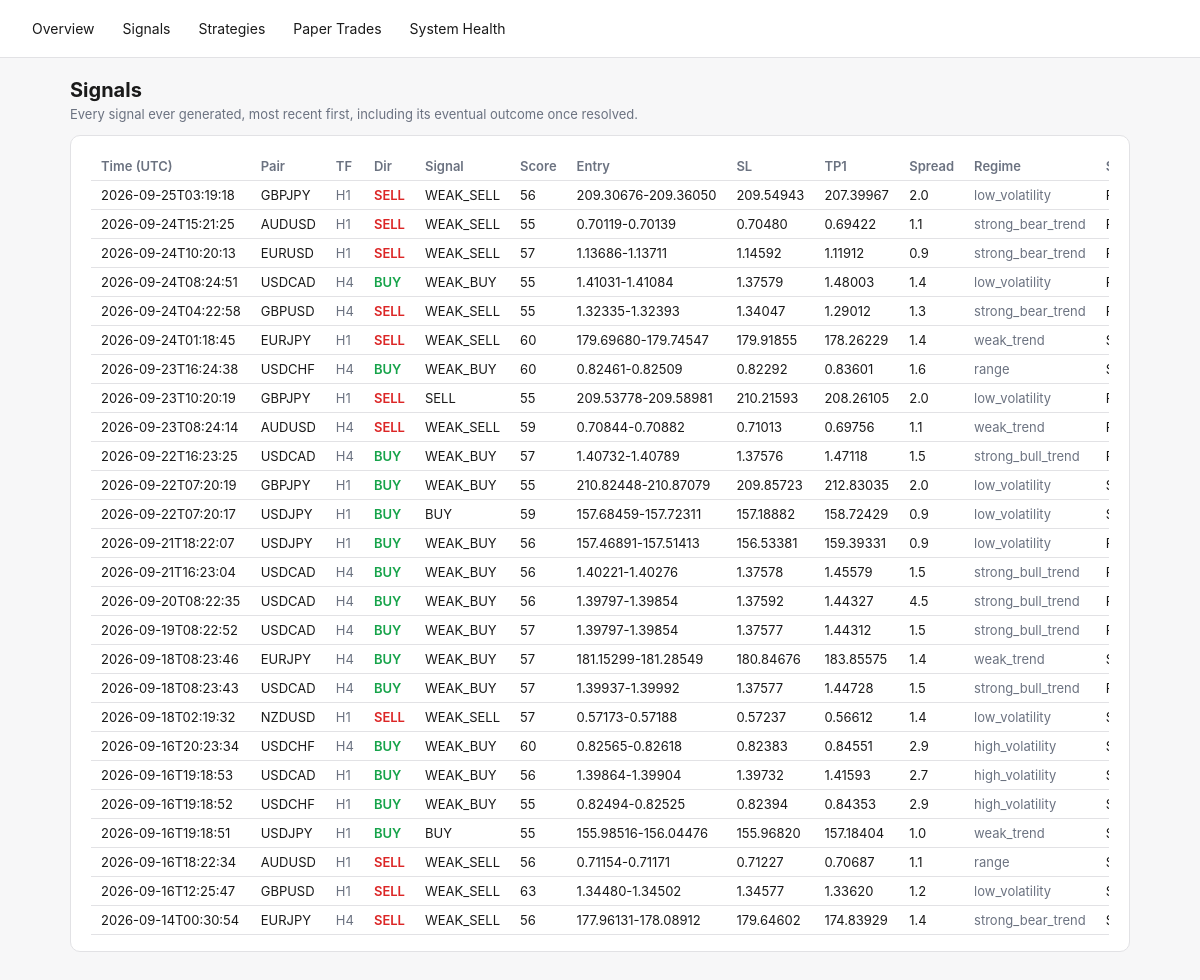
The app's page /signals with its own data.
### tables this page shows
CREATE TABLE signals (
    id TEXT PRIMARY KEY,
    pair TEXT NOT NULL,
    direction TEXT NOT NULL,
    overall_signal TEXT NOT NULL,
    score REAL NOT NULL,
    entry_low REAL, entry_high REAL, stop_loss REAL,
    take_profit_1 REAL, take_profit_2 REAL,
    spread_pips REAL,
    regime TEXT,
    strategies_agree_json TEXT,
    reason TEXT,
    status TEXT NOT NULL DEFAULT 'PENDING',
    created_at TEXT NOT NULL
, timeframe TEXT NOT NULL DEFAULT 'H4');

CREATE TABLE signal_outcomes (
    signal_id TEXT PRIMARY KEY REFERENCES signals(id),
    resolved_at TEXT,
    outcome TEXT,          -- TP | SL | EXPIRED | INVALIDATED
    exit_price REAL,
    pnl_r REAL
);

### fx_engine/dashboard.py (the view)
    @app.route("/signals")
    def signals_page():
        return render_template("signals.html", signals=get_db().recent_signals(limit=200))

### fx_engine/db.py (called while the page is built)
    @contextmanager
    def _conn(self):
        conn = sqlite3.connect(self.path)
        conn.row_factory = sqlite3.Row
        try:
            yield conn
            conn.commit()
        finally:
            conn.close()

    def recent_signals(self, limit: int = 50) -> list[dict]:
        with self._conn() as conn:
            rows = conn.execute(
                """SELECT s.*, o.outcome, o.pnl_r AS outcome_pnl_r, o.exit_price AS outcome_exit_price
                   FROM signals s LEFT JOIN signal_outcomes o ON o.signal_id = s.id
                   ORDER BY s.created_at DESC LIMIT ?""",
                (limit,),
            ).fetchall()
        return [dict(r) for r in rows]

### fx_engine/templates/signals.html (shortened to what this page needs)
{% extends "base.html" %}
{% block content %}
<h1>Signals</h1>
<p class="lede">Every signal ever generated, most recent first, including its eventual outcome once resolved.</p>
<div class="card">
  <div class="overflow">
  <table>
    <tr>
      <th>Time (UTC)</th><th>Pair</th><th>TF</th><th>Dir</th><th>Signal</th><th>Score</th><th>Entry</th>
      <th>SL</th><th>TP1</th><th>Spread</th><th>Regime</th><th>Status</th><th>Outcome</th><th>Outcome R</th><th>Reason</th>
    </tr>
    {% for s in signals %}
    <tr>
      <td>{{ s.created_at[:19] }}</td>
      <td>{{ s.pair }}</td>
      <td class="muted">{{ s.timeframe or "H4" }}</td>
      <td class="{{ 'buy' if s.direction=='BUY' else 'sell' }}">{{ s.direction }}</td>
      <td>{{ s.overall_signal }}</td>
      <td>{{ "%.0f"|format(s.score) }}</td>
      <td>{{ "%.5f-%.5f"|format(s.entry_low, s.entry_high) if s.entry_low is not none else "-" }}</td>
      <td>{{ "%.5f"|format(s.stop_loss) if s.stop_loss is not none else "-" }}</td>
      <td>{{ "%.5f"|format(s.take_profit_1) if s.take_profit_1 is not none else "-" }}</td>
      <td>{{ "%.1f"|format(s.spread_pips) if s.spread_pips is not none else "-" }}</td>
      <td class="muted">{{ s.regime or "-" }}</td>
      <td>{{ s.status }}</td>
    </tr>
    {% else %}
    <tr><td colspan="15" class="muted">No signals yet.</td></tr>
    {% endfor %}
  </table>
  </div>
</div>
{% endblock %}

### fx_engine/templates/base.html (style rules this page uses)
:root { --bg:#f7f7f8; --fg:#1a1a1a; --card:#ffffff; --border:#e2e2e5; --accent:#2563eb; --green:#16a34a; --red:#dc2626; --amber:#d97706; --muted:#6b7280; }
* { box-sizing: border-box; }
body { margin:0; font-family:-apple-system,BlinkMacSystemFont,"Segoe UI",sans-serif; background:var(--bg); color:var(--fg); }
.card { background:var(--card); border:1px solid var(--border); border-radius:10px; padding:16px 20px; margin-bottom:16px; }
table { width:100%; border-collapse:collapse; font-size:13px; }
th, td { text-align:left; padding:6px 10px; border-bottom:1px solid var(--border); white-space:nowrap; }
th { color:var(--muted); font-weight:600; }
.buy { color:var(--green); font-weight:600; }
.sell { color:var(--red); font-weight:600; }
.muted { color:var(--muted); }
h1 { font-size:20px; margin:0 0 4px; }
p.lede { color:var(--muted); font-size:13px; margin-top:0; }
.overflow { overflow-x:auto; }

### records on screen
signals: created_at "2026-09-25T03:19:18", pair "GBPJPY", timeframe "H1", direction "SELL", overall_signal "WEAK_SELL", score "56", entry_low+entry_high "209.30676-209.36050", stop_loss "209.54943", take_profit_1 "207.39967", spread_pips "2.0", regime "low_volatility"
signals: created_at "2026-09-24T15:21:25", pair "AUDUSD", timeframe "H1", direction "SELL", overall_signal "WEAK_SELL", score "55", entry_low+entry_high "0.70119-0.70139", stop_loss "0.70480", take_profit_1 "0.69422", spread_pips "1.1", regime "strong_bear_trend"
signals: created_at "2026-09-24T10:20:13", pair "EURUSD", timeframe "H1", direction "SELL", overall_signal "WEAK_SELL", score "57", entry_low+entry_high "1.13686-1.13711", stop_loss "1.14592", take_profit_1 "1.11912", spread_pips "0.9", regime "strong_bear_trend"
signals: created_at "2026-09-24T08:24:51", pair "USDCAD", timeframe "H4", direction "BUY", overall_signal "WEAK_BUY", score "55", entry_low+entry_high "1.41031-1.41084", stop_loss "1.37579", take_profit_1 "1.48003", spread_pips "1.4", regime "low_volatility"
signals: created_at "2026-09-24T04:22:58", pair "GBPUSD", timeframe "H4", direction "SELL", overall_signal "WEAK_SELL", score "55", entry_low+entry_high "1.32335-1.32393", stop_loss "1.34047", take_profit_1 "1.29012", spread_pips "1.3", regime "strong_bear_trend"
signal_outcomes: created_at "2026-09-24T01:18:45", pair "EURJPY", timeframe "H1", direction "SELL", overall_signal "WEAK_SELL", regime "weak_trend"
signals: score "60", entry_low+entry_high "179.69680-179.74547", stop_loss "179.91855", take_profit_1 "178.26229", spread_pips "1.4"
signal_outcomes: created_at "2026-09-23T16:24:38", pair "USDCHF", timeframe "H4", direction "BUY", overall_signal "WEAK_BUY", regime "range"
signals: score "60", entry_low+entry_high "0.82461-0.82509", stop_loss "0.82292", take_profit_1 "0.83601", spread_pips "1.6"
signals: created_at "2026-09-23T10:20:19", pair "GBPJPY", timeframe "H1", direction "SELL", overall_signal "SELL", score "55", entry_low+entry_high "209.53778-209.58981", stop_loss "210.21593", take_profit_1 "208.26105", spread_pips "2.0", regime "low_volatility"
signals: created_at "2026-09-23T08:24:14", pair "AUDUSD", timeframe "H4", direction "SELL", overall_signal "WEAK_SELL", score "59", entry_low+entry_high "0.70844-0.70882", stop_loss "0.71013", take_profit_1 "0.69756", spread_pips "1.1", regime "weak_trend"
signals: created_at "2026-09-22T16:23:25", pair "USDCAD", timeframe "H4", direction "BUY", overall_signal "WEAK_BUY", score "57", entry_low+entry_high "1.40732-1.40789", stop_loss "1.37576", take_profit_1 "1.47118", spread_pips "1.5", regime "strong_bull_trend"
signal_outcomes: created_at "2026-09-22T07:20:19", pair "GBPJPY", timeframe "H1", direction "BUY", overall_signal "WEAK_BUY", regime "low_volatility"
signals: score "55", entry_low+entry_high "210.82448-210.87079", stop_loss "209.85723", take_profit_1 "212.83035", spread_pips "2.0"
signal_outcomes: created_at "2026-09-22T07:20:17", pair "USDJPY", timeframe "H1", direction "BUY", overall_signal "BUY", regime "low_volatility"
signals: score "59", entry_low+entry_high "157.68459-157.72311", stop_loss "157.18882", take_profit_1 "158.72429", spread_pips "0.9"
signals: created_at "2026-09-21T18:22:07", pair "USDJPY", timeframe "H1", direction "BUY", overall_signal "WEAK_BUY", score "56", entry_low+entry_high "157.46891-157.51413", stop_loss "156.53381", take_profit_1 "159.39331", spread_pips "0.9", regime "low_volatility"
signals: created_at "2026-09-21T16:23:04", pair "USDCAD", timeframe "H4", direction "BUY", overall_signal "WEAK_BUY", score "56", entry_low+entry_high "1.40221-1.40276", stop_loss "1.37578", take_profit_1 "1.45579", spread_pips "1.5", regime "strong_bull_trend"
signals: created_at "2026-09-20T08:22:35", pair "USDCAD", timeframe "H4", direction "BUY", overall_signal "WEAK_BUY", score "56", entry_low+entry_high "1.39797-1.39854", stop_loss "1.37592", take_profit_1 "1.44327", spread_pips "4.5", regime "strong_bull_trend"
signals: created_at "2026-09-19T08:22:52", pair "USDCAD", timeframe "H4", direction "BUY", overall_signal "WEAK_BUY", score "57", entry_low+entry_high "1.39797-1.39854", stop_loss "1.37577", take_profit_1 "1.44312", spread_pips "1.5", regime "strong_bull_trend"
signal_outcomes: created_at "2026-09-18T08:23:46", pair "EURJPY", timeframe "H4", direction "BUY", overall_signal "WEAK_BUY", regime "weak_trend"
signals: score "57", entry_low+entry_high "181.15299-181.28549", stop_loss "180.84676", take_profit_1 "183.85575", spread_pips "1.4"
signals: created_at "2026-09-18T08:23:43", pair "USDCAD", timeframe "H4", direction "BUY", overall_signal "WEAK_BUY", score "57", entry_low+entry_high "1.39937-1.39992", stop_loss "1.37577", take_profit_1 "1.44728", spread_pips "1.5", regime "strong_bull_trend"
signal_outcomes: created_at "2026-09-18T02:19:32", pair "NZDUSD", timeframe "H1", direction "SELL", overall_signal "WEAK_SELL", regime "low_volatility"
signals: score "57", entry_low+entry_high "0.57173-0.57188", stop_loss "0.57237", take_profit_1 "0.56612", spread_pips "1.4"
signal_outcomes: created_at "2026-09-16T20:23:34", pair "USDCHF", timeframe "H4", direction "BUY", overall_signal "WEAK_BUY", regime "high_volatility"
signals: score "60", entry_low+entry_high "0.82565-0.82618", stop_loss "0.82383", take_profit_1 "0.84551", spread_pips "2.9"
signal_outcomes: created_at "2026-09-16T19:18:53", pair "USDCAD", timeframe "H1", direction "BUY", overall_signal "WEAK_BUY", regime "high_volatility"
signals: score "56", entry_low+entry_high "1.39864-1.39904", stop_loss "1.39732", take_profit_1 "1.41593", spread_pips "2.7"
signal_outcomes: created_at "2026-09-16T19:18:52", pair "USDCHF", timeframe "H1", direction "BUY", overall_signal "WEAK_BUY", regime "high_volatility"
signals: score "55", entry_low+entry_high "0.82494-0.82525", stop_loss "0.82394", take_profit_1 "0.84353", spread_pips "2.9"
signal_outcomes: created_at "2026-09-16T19:18:51", pair "USDJPY", timeframe "H1", direction "BUY", overall_signal "BUY", regime "weak_trend"
signals: score "55", entry_low+entry_high "155.98516-156.04476", stop_loss "155.96820", take_profit_1 "157.18404", spread_pips "1.0"
signal_outcomes: created_at "2026-09-16T18:22:34", pair "AUDUSD", timeframe "H1", direction "SELL", overall_signal "WEAK_SELL", regime "range"
signals: score "56", entry_low+entry_high "0.71154-0.71171", stop_loss "0.71227", take_profit_1 "0.70687", spread_pips "1.1"
signal_outcomes: created_at "2026-09-16T12:25:47", pair "GBPUSD", timeframe "H1", direction "SELL", overall_signal "WEAK_SELL", regime "low_volatility"
signals: score "63", entry_low+entry_high "1.34480-1.34502", stop_loss "1.34577", take_profit_1 "1.33620", spread_pips "1.2"
signal_outcomes: created_at "2026-09-14T00:30:54", pair "EURJPY", timeframe "H4", direction "SELL", overall_signal "WEAK_SELL", regime "strong_bear_trend"
signals: score "56", entry_low+entry_high "177.96131-178.08912", stop_loss "179.64602", take_profit_1 "174.83929", spread_pips "1.4"
